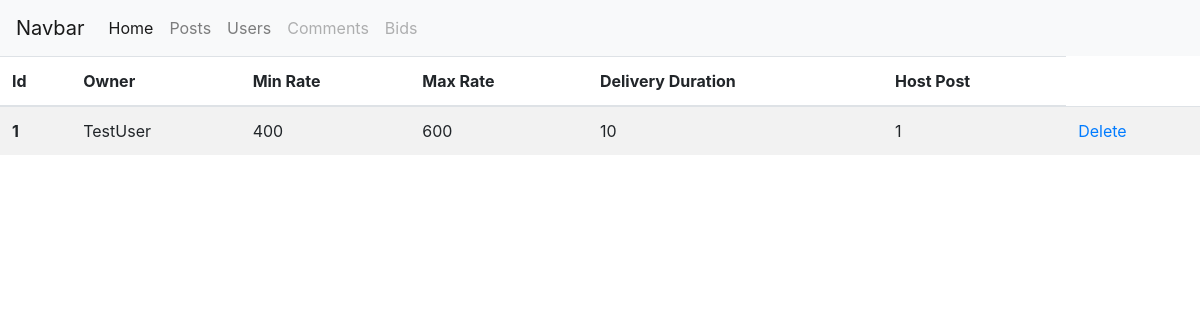
Page /admin/bids on the earlier database version.
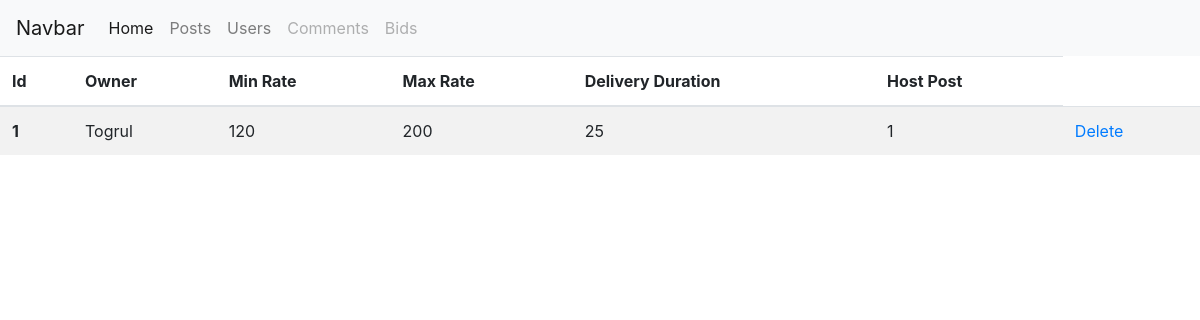
Same page on the later database version.
### app/models.py (models this page shows, shortened)
class Bid(db.Model):
    id = db.Column(db.Integer, primary_key=True)
    min_rate = db.Column(db.Integer, nullable=False)
    max_rate = db.Column(db.Integer, nullable=False)
    delivery_duration = db.Column(db.Integer, nullable=False)
    user_id = db.Column(db.Integer, db.ForeignKey('user.id'), nullable=False)
    post_id = db.Column(db.Integer, db.ForeignKey('post.id'), nullable=False)

class User(db.Model, UserMixin):
    id = db.Column(db.Integer, primary_key=True)
    username = db.Column(db.String(20), unique=True, nullable=False)
    email = db.Column(db.String(120), unique=True, nullable=False)
    image_file = db.Column(db.String(20), nullable=False, default='default.jpg')
    password = db.Column(db.String(60), nullable=False)
    posts = db.relationship('Post', backref='author', lazy=True, cascade='all,delete')
    comments = db.relationship('Comment', backref='comment_author', lazy=True, cascade='all,delete')
    bids = db.relationship('Bid', backref='bid_owner', lazy=True, cascade='all,delete')
    info = db.relationship('UserInfo', backref='owner', lazy=True, cascade='all,delete')

class Post(db.Model):
    id = db.Column(db.Integer, primary_key=True)
    title = db.Column(db.String(20), nullable=False)
    date_posted = db.Column(db.DateTime, nullable=False, default=datetime.utcnow)
    min_pay = db.Column(db.Integer, nullable=False)
    max_pay = db.Column(db.Integer)
    content = db.Column(db.Text, nullable=False)
    user_id = db.Column(db.Integer, db.ForeignKey('user.id'), nullable=False)
    comments = db.relationship('Comment', backref='host', lazy=True)
    bids = db.relationship('Bid', backref='bid_host', lazy=True)

### app/routes.py (the view)
@app.route('/admin/bids', methods=['GET','POST'])
def admin_bids():
    bids = Bid.query.all()
    return render_template('admin/bids.html', bids=bids)

### app/templates/admin/bids.html
{% extends "admin/base.html" %}
{% block content %}
    <table class="table table-striped">
        <thead>
            <tr>
                <th scope="col">Id</th>
                <th scope="col">Owner</th>
                <th scope="col">Min Rate</th>
                <th scope="col">Max Rate</th>
                <th scope="col">Delivery Duration</th>
                <th scope="col">Host Post</th>
            </tr>
        </thead>
        {% for bid in bids %}
        <tbody>
            <tr>
                <th scope="row">{{ bid.id }}</th>
                <td>{{ bid.bid_owner.username }}</td>
                <td>{{bid.min_rate }}</td>
                <td>{{bid.max_rate }}</td>
                <td>{{bid.delivery_duration }}</td>
                <td>{{bid.bid_host.id }}</td>
                <td><a href="{{url_for('admin_delete_bid', bid_id=bid.id)}}">Delete</a></td>
            </tr>
        </tbody>
        {% endfor %}
    </table>
{% endblock %}

Differences in the rows shown:
changed Bid id 1: bid_owner.username "TestUser" → "Togrul"; min_rate "400" → "120"; max_rate "600" → "200"; delivery_duration "10" → "25"
